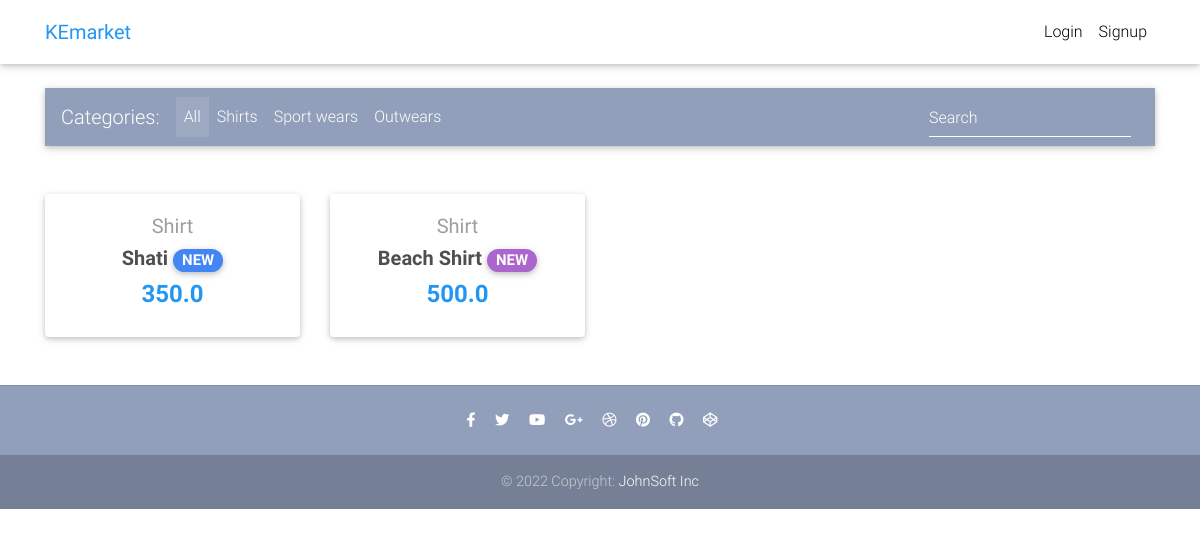
The page / on the database its author committed.
### core/models.py (models this page shows, shortened)
class Item(models.Model):
    title = models.CharField(max_length=100)
    price = models.FloatField()
    discount_price = models.FloatField(blank=True, null=True)
    category = models.CharField(choices=CATEGORY_CHOICES, max_length=2)
    label = models.CharField(choices=LABEL_CHOICES, max_length=2)
    slug = models.SlugField()
    description = models.TextField()
    def get_absolute_url(self):
        return reverse("core:product", kwargs={
            'slug': self.slug
        })

### core/views.py (the view)
# urls.py: path('', HomeView.as_view(), name='homepage'),
class HomeView(ListView):
    model = Item
    paginate_by = 10
    template_name = "home-page.html"

### templates/home-page.html (shortened to what this page needs)
{% extends 'base.html' %}
{% block content %}
  <main>
    <div class="container">
      <nav class="navbar navbar-expand-lg navbar-dark mdb-color lighten-3 mt-3 mb-5">
        <span class="navbar-brand">Categories:</span>
        <div class="collapse navbar-collapse" id="basicExampleNav">
          <ul class="navbar-nav mr-auto">
            <li class="nav-item active">
              <a class="nav-link" href="#">All
              </a>
            </li>
            <li class="nav-item">
              <a class="nav-link" href="#">Shirts</a>
            </li>
            <li class="nav-item">
              <a class="nav-link" href="#">Sport wears</a>
            </li>
            <li class="nav-item">
              <a class="nav-link" href="#">Outwears</a>
            </li>
          </ul>
          <form class="form-inline">
            <div class="md-form my-0">
              <input class="form-control mr-sm-2" type="text" placeholder="Search" aria-label="Search">
            </div>
          </form>
        </div>
      </nav>
      <section class="text-center mb-4">
        <div class="row wow fadeIn">
          {% for item in object_list %}
          <div class="col-lg-3 col-md-6 mb-4">
            <div class="card">
              <div class="card-body text-center">
                <a href="" class="grey-text">
                  <h5>{{ item.get_category_display}}</h5>
                </a>
                <h5>
                  <strong>
                    <a href="{{ item.get_absolute_url }}" class="dark-grey-text">{{ item.title }}
                      <span class="badge badge-pill {{item.get_label_display}}-color">NEW</span>
                    </a>
                  </strong>
                </h5>
                <h4 class="font-weight-bold blue-text">
                  <strong>
                    {% if item.discount_price %}
                    {{ item.discount_price }}
                    {% else %}
                    {{ item.price }}
                    {% endif %}
                  </strong>
                </h4>
              </div>
            </div>
          </div>
          {% endfor %}
        </div>
      </section>
    </div>
  </main>
  {% endblock content %}

### templates/base.html (style rules this page uses)
html, body, header, .carousel { height: 60vh; }

### rows shown on the page
Item: category "Shirt", title "Shati", discount_price "350.0"
Item: category "Shirt", title "Beach Shirt", price "500.0"
